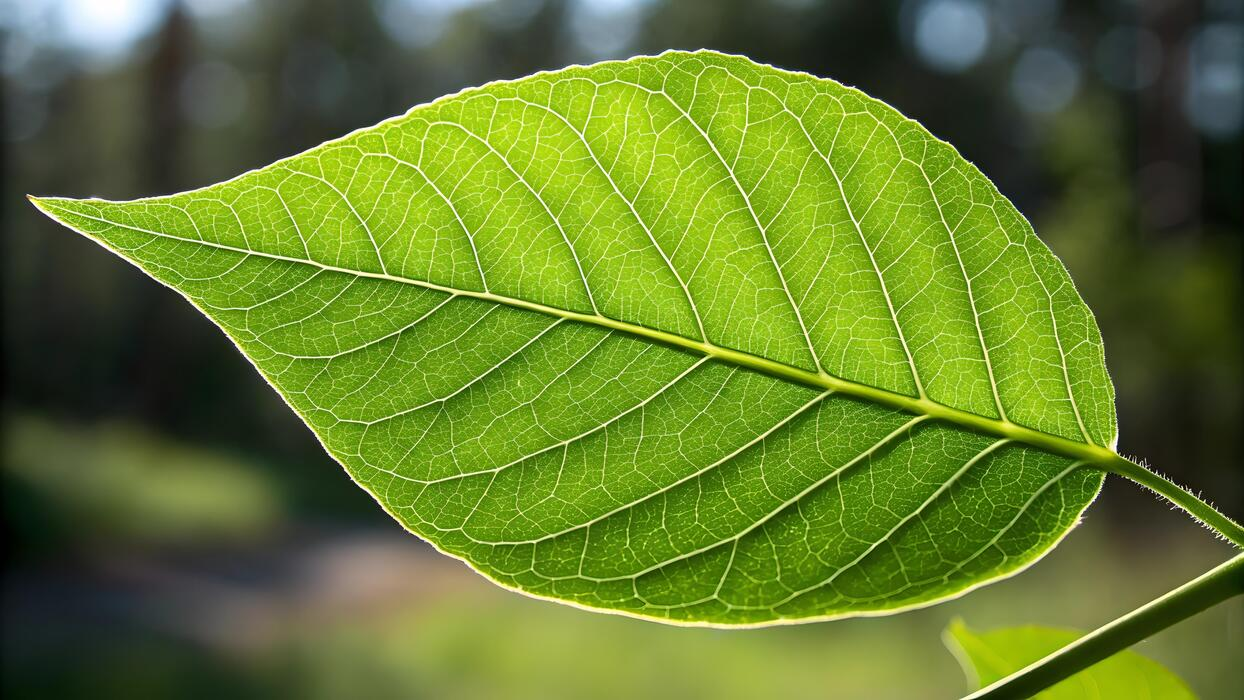
#> input picture assets/leaf.jpg, 1244 x 700 px; its folder holds only this picture in this run
$ python -i leaf_validator.py   (imports and definitions only)
#> lines starting #> are read from the running program, lines starting #| are printed output that depends on the picture
#> further down, picture is the input picture: PIL image 1244x700 RGB; mean R, G, B 98, 121.8, 44.3
"""
leaf_validator.py — Two-Stage Leaf Validation for AgriGuard AI
===============================================================

Stage 1 — validate_image_quality(image)
    Pure-Python quality gating: blur, brightness, resolution.
    No API call. Always fast.

Stage 2 — validate_tomato_leaf(image)
    Gemini Vision check using the image's actual pixel data.
    Falls back to True (permissive) when Gemini is unavailable
    so that Groq-only / offline setups still work.

Public API
----------
validate_image_quality(image: PIL.Image) -> tuple[bool, str]
validate_tomato_leaf(image: PIL.Image)   -> tuple[bool, str]
"""

import io
import logging
import os

from PIL import Image, ImageFilter

logger = logging.getLogger(__name__)

# ---------------------------------------------------------------------------
# Thresholds (tuned for outdoor leaf photography)
# ---------------------------------------------------------------------------
_MIN_RESOLUTION = (100, 100)  # reject images smaller than 100×100
_BLUR_THRESHOLD = 8.0  # edge std-dev below this → too blurry
_MIN_BRIGHTNESS = 30  # mean pixel value below this → too dark
_MAX_BRIGHTNESS = 240  # mean pixel value above this → over-exposed

# ---------------------------------------------------------------------------
# Gemini Vision prompt — structured 4-label response
# ---------------------------------------------------------------------------
_VALIDATION_PROMPT = """\
You are an agricultural image validator.

Determine whether the uploaded image contains a tomato leaf.

Respond ONLY with one of:

TOMATO_LEAF
OTHER_PLANT
NOT_A_PLANT
UNCLEAR"""

# Human-readable rejection messages for each non-tomato label
_REJECTION_MESSAGES = {
    "OTHER_PLANT": (
        "The image appears to contain a plant, but it is not a tomato leaf. "
        "Please upload a photograph of a tomato plant leaf."
    ),
    "NOT_A_PLANT": (
        "The image does not appear to contain a plant. "
        "Please upload a clear photograph of a real tomato leaf."
    ),
    "UNCLEAR": (
        "The image is unclear or ambiguous. "
        "Please upload a well-lit, in-focus photograph of a tomato leaf "
        "where the leaf occupies most of the frame."
    ),
}


# ---------------------------------------------------------------------------
# Stage 1: Image Quality Validation (no API)
# ---------------------------------------------------------------------------
# [120 lines left out: functions validate_image_quality, validate_tomato_leaf, not called in this run]


# ---------------------------------------------------------------------------
# Internal helper: parse the 4-label response from Gemini
# ---------------------------------------------------------------------------
_KNOWN_LABELS = ("TOMATO_LEAF", "OTHER_PLANT", "NOT_A_PLANT", "UNCLEAR")


# [34 lines left out: functions _parse_label, _get_gemini_client, not called in this run]


# ---------------------------------------------------------------------------
# NEW: Surface quality metrics for UI display (does NOT replace validate_image_quality)
# ---------------------------------------------------------------------------
def get_image_metrics(image: Image.Image) -> dict:
    """
    Return computed image quality metrics as a dict for UI display.

    Keys:
        width, height, brightness, blur_score, leaf_coverage_pct
    These values are computed the same way as in validate_image_quality()
    but returned for rendering, not for pass/fail gating.
    """
    w, h = image.size
#> w = 1244; h = 700

    grayscale = image.convert("L")
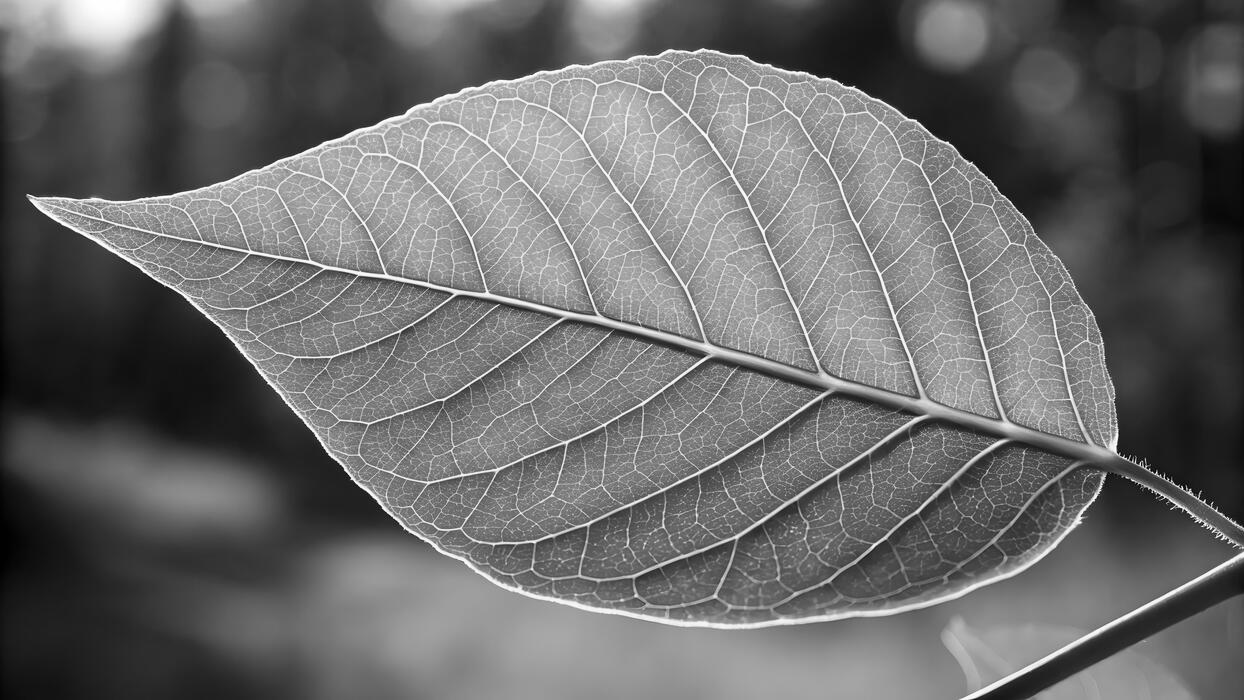
#> grayscale: PIL image 1244x700 L; min 0, max 255, mean 105.9
    pixels = list(grayscale.getdata())
#> pixels = 870800 items
    mean_val = round(sum(pixels) / len(pixels), 1)
#> mean_val = 105.9

    edges = grayscale.filter(ImageFilter.FIND_EDGES)
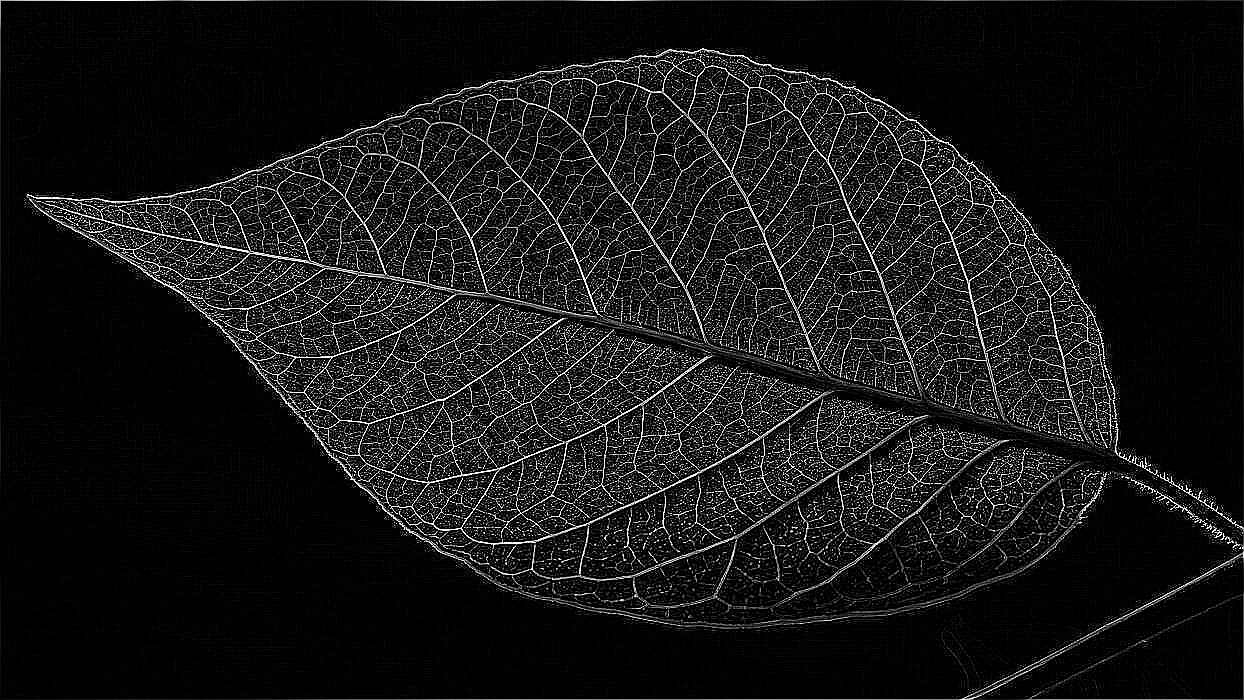
#> edges: PIL image 1244x700 L; min 0, max 255, mean 22.7
    edge_data = list(edges.getdata())
#> edge_data = 870800 items
    edge_mean = sum(edge_data) / len(edge_data) if edge_data else 0
#> edge_mean = 22.67
    edge_sq = (
        sum((v - edge_mean) ** 2 for v in edge_data) / len(edge_data)
        if edge_data
        else 0
    )
#> edge_sq = 3051
    edge_std = round(edge_sq**0.5, 1)
#> edge_std = 55.2

    # Estimate leaf coverage via green-channel dominance in RGB
    try:
        rgb = image.convert("RGB")
        rgb_pixels = list(rgb.getdata())
#> rgb_pixels = 870800 items
        green_dominant = sum(1 for r, g, b in rgb_pixels if g > r and g > b and g > 60)
#> green_dominant = 586802
        leaf_coverage = round(green_dominant / len(rgb_pixels) * 100, 1)
#> leaf_coverage = 67.4
    except Exception:  # noqa: BLE001
        leaf_coverage = 0.0

    return {
        "width": w,
        "height": h,
        "brightness": mean_val,
        "blur_score": edge_std,
        "leaf_coverage_pct": leaf_coverage,
    }

>>> from PIL import Image
>>> picture = Image.open('../assets/leaf.jpg')
>>> result = get_image_metrics(picture)
#> result = {'width': 1244, 'height': 700, 'brightness': 105.9, 'blur_score': 55.2, 'leaf_coverage_pct': 67.4}
